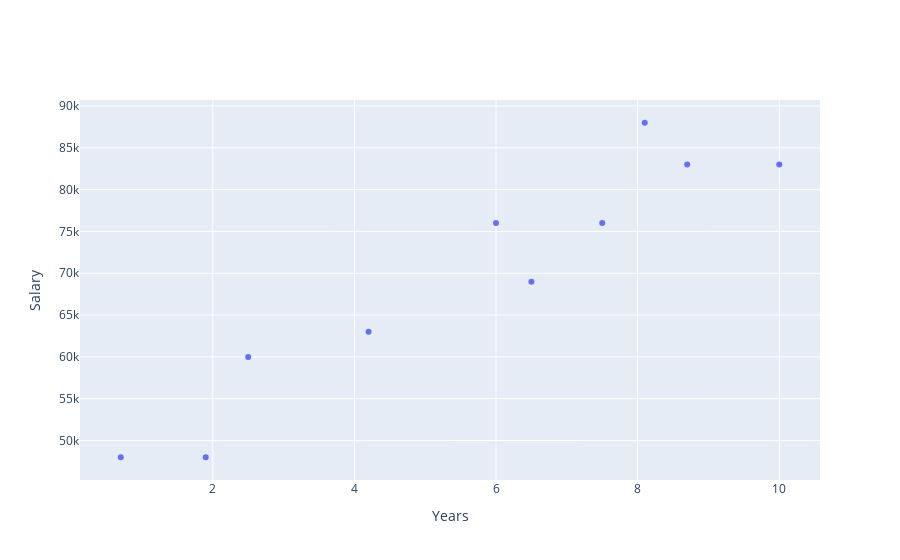

Write notebook code for a chart like this one.
### Code cell
import plotly.graph_objects as go

def make_chart_salaries_by_year():
    tenures = [tenure for salary, tenure in salaries_and_tenures]
    salaries = [salary for salary, tenure in salaries_and_tenures]
    fig = go.Figure(data=go.Scatter(x=tenures,y=salaries, mode='markers'))
    fig.update_xaxes(title_text='Years')
    fig.update_yaxes(title_text='Salary')
    fig.show()

make_chart_salaries_by_year()

### Figure 1 — Plotly figure (JSON) as saved in the notebook; plotly's stock layout.template omitted (floating-point values rounded to 4 significant figures)
{"data": [{"mode": "markers", "type": "scatter", "x": [8.7, 8.1, 0.7, 6, 6.5, 7.5, 2.5, 10, 1.9, 4.2], "y": [83000, 88000, 48000, 76000, 69000, 76000, 60000, 83000, 48000, 63000]}], "layout": {"xaxis": {"title": {"text": "Years"}}, "yaxis": {"title": {"text": "Salary"}}}}
